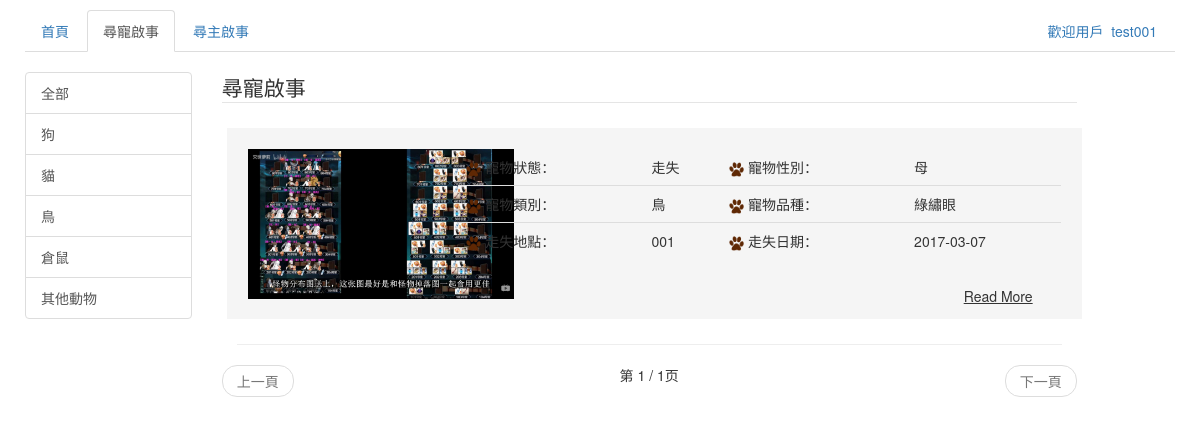
Page /Paws/FindPetPost/ (signed in) on the committed database.
### backend/models.py (models this page shows, shortened)
class MyUser(models.Model):
	user = models.OneToOneField(User)
	name = models.CharField(max_length=50)
	pubname = models.CharField(max_length=50)
	phone = models.CharField(max_length=50)
	email = models.EmailField(max_length=100)

class MyLostNotice(models.Model):
	flag = models.IntegerField(default=0)
	petimg = models.ImageField(upload_to='image')
	animal = models.CharField(max_length=50)
	pettype = models.CharField(max_length=50)
	petid = models.CharField(max_length=50)
	petcolor = models.CharField(max_length=50)
	petgender = models.CharField(max_length=50)
	size = models.CharField(max_length=50)
	ligation = models.CharField(max_length=50)
	petfeature = models.CharField(max_length=250)
	location = models.CharField(max_length=50)
	time = models.DateField(default=0)
	contactname = models.CharField(max_length=50)
	phonenumber = models.CharField(max_length=50)
	email = models.EmailField(max_length=100)
	class META:
 		ordering = ['-time']

### backend/views.py (the view)
def FindPetPost(req):
	if req.user.is_authenticated():
		user = req.user
		state = None
		animal_list = MyLostNotice.objects.values_list('animal', flat=True).distinct()
		query_animal = req.GET.get('animal')
		if query_animal == 'all' or (not query_animal):
			postlist = MyLostNotice.objects.filter(flag=1).order_by('-time')
		elif query_animal == u'其他動物':
			postlist = MyLostNotice.objects.filter(flag=1, animal__contains=query_animal).order_by('-time')
		else:
			postlist = MyLostNotice.objects.filter(flag=1, animal=query_animal).order_by('-time')
		paginator = Paginator(postlist, 5)
		page = req.GET.get('page')
		try:
			postlist = paginator.page(page)
		except PageNotAnInteger:
			postlist = paginator.page(1)
		except EmptyPage:
			postlist = paginator.page(paginator.num_pages)
	else:
		return HttpResponseRedirect(reverse('HomePage'))
	content = {
		'user': user,
		'postlist': postlist,
		'animal_list': animal_list,
		'query_animal': query_animal,
	}
	return render(req, 'FindPetPost.html', content)

### backend/templates/FindPetPost.html (shortened to what this page needs)
<!DOCTYPE html>
<html lang="zh-cmn-Hant">
    <head>
        <link href="/static/css/bootstrap.min.css" rel="stylesheet">
        <link href="/static/css/style.css" rel="stylesheet">
    </head>
    <body>
        <div class="container-fluid">
            <div class="row">
                <div class="col-md-12">
                    <ul class="nav nav-tabs">
                        <li>
                            <a href="{% url 'HomePage' %}">首頁</a>
                        </li>
                        <li class="active">
                            <a href="{% url 'FindPetPost' %}">尋寵啟事</a>
                        </li>
                        <li>
                            <a href="{% url 'FindMasterPost' %}">尋主啟事</a>
                        </li>
                        <li class="dropdown pull-right">
                            {% if user %}
                                <a href="#" data-toggle="dropdown" class="dropdown-toggle">歡迎用戶&nbsp;&nbsp;<span id="base_name">{{ user.myuser.pubname }}</span></a>
                            {% endif %}
                        </li>
                    </ul>
                </div>
            </div>
            <div class="row">
            </div>
            <div class="row">
                <div class="col-md-2">
                    <div class="list-group">
                        <a href="{% url 'FindPetPost' %}?animal={{ "all" }}" class="list-group-item" id="id_animal_all">全部</a>
                        <a href="{% url 'FindPetPost' %}?animal={{ "狗" }}" class="list-group-item" id="id_animal_狗">狗</a>
                        <a href="{% url 'FindPetPost' %}?animal={{ "貓" }}" class="list-group-item" id="id_animal_貓">貓</a>
                        <a href="{% url 'FindPetPost' %}?animal={{ "鳥" }}" class="list-group-item" id="id_animal_鳥">鳥</a>
                        <a href="{% url 'FindPetPost' %}?animal={{ "倉鼠" }}" class="list-group-item" id="id_animal_倉鼠">倉鼠</a>
                        <a href="{% url 'FindPetPost' %}?animal={{ "其他動物" }}" class="list-group-item" id="id_animal_其他動物">其他動物</a>
                    </div>
                </div>
                <div class="col-md-9 ">
                    <legend>尋寵啟事</legend>
                    {% for mylostnotice in postlist %}
                        <div class="col-md-12 " id="div-data" style="background-color: #F5F5F5">
                            <div class="col-md-3" style="background-color: #F5F5F5">
                                <img src="/media/{{mylostnotice.petimg}}" alt="" id="pic"/>
                            </div>
                            <div class="col-md-9 ">
                                <table class="table" frame=void>
                                    <tbody>
                                        <tr>
                                            <td><img src="/static/images/logo.png" alt="" id="logo-small"/>    寵物狀態：</td>
                                            <td>走失</td>
                                            <td><img src="/static/images/logo.png" alt="" id="logo-small"/>    寵物性別：</td>
                                            <td>{{ mylostnotice.petgender }}</td>
                                        </tr>
                                        <tr>
                                            <td><img src="/static/images/logo.png" alt="" id="logo-small"/>    寵物類別：</td>
                                            <td>{{ mylostnotice.animal }}</td>
                                            <td><img src="/static/images/logo.png" alt="" id="logo-small"/>    寵物品種：</td>
                                            <td>{{ mylostnotice.pettype }}</td>
                                        </tr>
                                        <tr>
                                            <td><img src="/static/images/logo.png" alt="" id="logo-small"/>    走失地點：</td>
                                            <td>{{ mylostnotice.location }}</td>
                                            <td><img src="/static/images/logo.png" alt="" id="logo-small"/>    走失日期：</td>
                                            <td>{{ mylostnotice.time|date:"Y-m-d" }}</td>
                                        </tr>
                                    </tbody>
                                </table>
                                <div class="col-md-12 ">
                                    <button type="button" class="btn btn-default btn-readmore">Read More</button>
                                </div>
                            </div>
                        </div>
                        <div class="col-md-12 ">
                            <hr>
                        </div>
                    {% empty %}
                        <div class="well">
                            <h1 class="text-danger text-center">查無資料</h2>
                        </div>
                    {% endfor %}
                    <nav>
                        <ul class="pager">
                            {% if postlist.has_previous %}
                                <li class="previous">
                                    <a href="?typ={{ query_animal }}&page={{ postlist.previous_page_number }}">上一頁</a>
                                </li>
                            {% else %}
                                <li class="previous disabled"><a href="#">上一頁</a></li>
                            {% endif %}
                            第 {{ postlist.number }} / {{ postlist.paginator.num_pages }}页
                            {% if postlist.has_next %}
                                <li class="next">
                                    <a href="?typ={{ query_animal }}&page={{ postlist.next_page_number }}">下一頁</a>
                                </li>
                            {% else %}
                                <li class="next disabled"><a href="#">下一頁</a></li>
                            {% endif %}
                        </ul>
                    </nav>
                </div>
            </div>
        </div>
    </body>
</html>

### static/css/style.css (style rules this page uses)
body { margin: 10px; margin-bottom: 20px; }
#div-data { border-width: 1px; border-style: solid; border-color: #F5F5F5; padding:20px 5px 5px 5px; margin: 5px 5px 5px 5px; }
#pic { height: 150px; display:block; margin:auto; }
#logo-small { height: 15px; }
.btn-readmore { float: right; border-color: #F5F5F5; background-color: #F5F5F5; text-decoration:underline; }

### rows in the picture
MyLostNotice: petimg (picture), petgender "母", animal "鳥", pettype "綠繡眼", location "001", time "2017-03-07"

### other values in the picture
{{ user.myuser.pubname }} "test001"
{{ postlist.number }} "1"
{{ postlist.paginator.num_pages }} "1"
